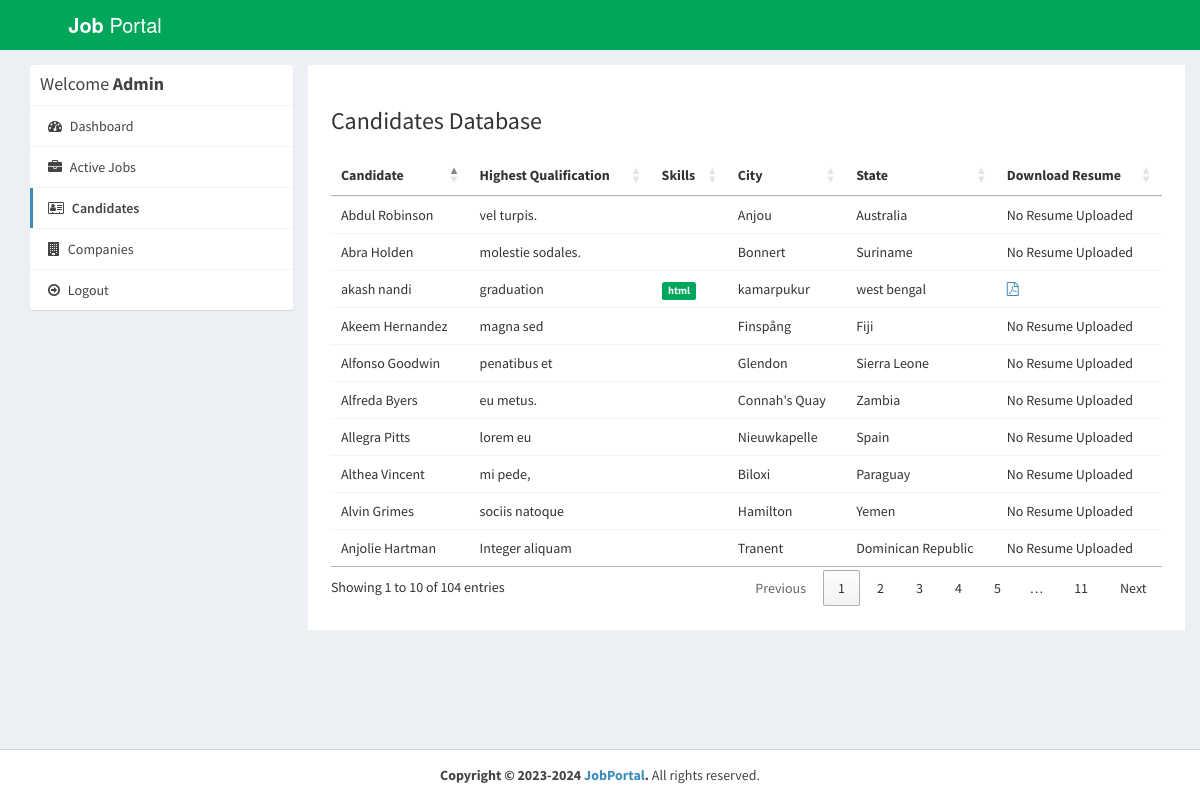
Page /admin/applications.php (signed in) on the committed database.
### tables this page shows
CREATE TABLE `users` (
  `id_user` int(11) NOT NULL,
  `firstname` varchar(255) NOT NULL,
  `lastname` varchar(255) NOT NULL,
  `email` varchar(255) NOT NULL,
  `password` varchar(255) NOT NULL,
  `address` text DEFAULT NULL,
  `city` varchar(255) DEFAULT NULL,
  `state` varchar(255) DEFAULT NULL,
  `contactno` varchar(255) DEFAULT NULL,
  `qualification` varchar(255) DEFAULT NULL,
  `stream` varchar(255) DEFAULT NULL,
  `passingyear` varchar(255) DEFAULT NULL,
  `dob` varchar(255) DEFAULT NULL,
  `age` varchar(255) DEFAULT NULL,
  `designation` varchar(255) DEFAULT NULL,
  `resume` varchar(255) DEFAULT NULL,
  `hash` varchar(255) DEFAULT NULL,
  `active` int(11) NOT NULL DEFAULT 1,
  `aboutme` text DEFAULT NULL,
  `skills` text DEFAULT NULL
);

### admin/applications.php (the view, shortened to what this page needs)
<?php
require_once("../db.php");
?>
<!DOCTYPE html>
<html>
<head>
  <link rel="stylesheet" href="https://cdnjs.cloudflare.com/ajax/libs/twitter-bootstrap/3.3.7/css/bootstrap.min.css">
  <link rel="stylesheet" href="https://cdnjs.cloudflare.com/ajax/libs/font-awesome/4.7.0/css/font-awesome.min.css">
  <link rel="stylesheet" href="https://cdnjs.cloudflare.com/ajax/libs/ionicons/2.0.1/css/ionicons.min.css">
  <link rel="stylesheet" href="https://cdn.datatables.net/1.10.15/css/jquery.dataTables.min.css">
  <link rel="stylesheet" href="../css/AdminLTE.min.css">
  <link rel="stylesheet" href="../css/_all-skins.min.css">
  <link rel="stylesheet" href="../css/custom.css">
</head>
<body class="hold-transition skin-green sidebar-mini">
<div class="wrapper">
  <header class="main-header">
    <a href="index.php" class="logo logo-bg">
      <span class="logo-lg"><b>Job</b> Portal</span>
    </a>
    <nav class="navbar navbar-static-top">
    </nav>
  </header>
  <div class="content-wrapper" style="margin-left: 0px;">
    <section id="candidates" class="content-header">
      <div class="container">
        <div class="row">
          <div class="col-md-3">
            <div class="box box-solid">
              <div class="box-header with-border">
                <h3 class="box-title">Welcome <b>Admin</b></h3>
              </div>
              <div class="box-body no-padding">
                <ul class="nav nav-pills nav-stacked">
                  <li><a href="dashboard.php"><i class="fa fa-dashboard"></i> Dashboard</a></li>
                  <li><a href="active-jobs.php"><i class="fa fa-briefcase"></i> Active Jobs</a></li>
                  <li class="active"><a href="applications.php"><i class="fa fa-address-card-o"></i> Candidates</a></li>
                  <li><a href="companies.php"><i class="fa fa-building"></i> Companies</a></li>
                  <li><a href="../logout.php"><i class="fa fa-arrow-circle-o-right"></i> Logout</a></li>
                </ul>
              </div>
            </div>
          </div>
          <div class="col-md-9 bg-white padding-2">
            <h3>Candidates Database</h3>
            <div class="row margin-top-20">
              <div class="col-md-12">
                <div class="box-body table-responsive no-padding">
                  <table id="example2" class="table table-hover">
                    <thead>
                      <th>Candidate</th>
                      <th>Highest Qualification</th>
                      <th>Skills</th>
                      <th>City</th>
                      <th>State</th>
                      <th>Download Resume</th>
                    </thead>
                    <tbody>
                      <?php
                       $sql = "SELECT * FROM users";
                            $result = $conn->query($sql);
                            if($result->num_rows > 0) {
                              while($row = $result->fetch_assoc())
                              {
                                $skills = $row['skills'];
                                $skills = explode(',', $skills);
                      ?>
                      <tr>
                        <td><?php echo $row['firstname'].' '.$row['lastname']; ?></td>
                        <td><?php echo $row['qualification']; ?></td>
                        <td>
                          <?php
                          foreach ($skills as $value) {
                            echo ' <span class="label label-success">'.$value.'</span>';
                          }
                          ?>
                        </td>
                        <td><?php echo $row['city']; ?></td>
                        <td><?php echo $row['state']; ?></td>
                        <?php if($row['resume'] != '') { ?>
                        <td><a href="../uploads/resume/<?php echo $row['resume']; ?>" download="<?php echo $row['firstname'].' Resume'; ?>"><i class="fa fa-file-pdf-o"></i></a></td>
                        <?php } else { ?>
                        <td>No Resume Uploaded</td>
                        <?php } ?>
                      </tr>
                      <?php
                        }
                      }
                      ?>
                    </tbody>
                  </table>
                </div>
              </div>
            </div>
          </div>
        </div>
      </div>
    </section>
  </div>
  <footer class="main-footer" style="margin-left: 0px;">
    <div class="text-center">
      <strong>Copyright &copy; 2023-2024 <a href="learningfromscratch.online">JobPortal</a>.</strong> All rights
    reserved.
    </div>
  </footer>
</div>
</body>
</html>

### css/custom.css (style rules this page uses)
.logo-bg { background-color: #00A65A !important; }
.margin-top-20 { margin-top: 20px; }
.padding-2 { padding: 2%; }
.bg-white { background-color: #fff; }

### rows in the picture
users: firstname "Althea", lastname "Vincent", qualification "mi pede,", city "Biloxi", state "Paraguay", shows "No Resume Uploaded"
users: firstname "Abra", lastname "Holden", qualification "molestie sodales.", city "Bonnert", state "Suriname", shows "No Resume Uploaded"
users: firstname "Alfonso", lastname "Goodwin", qualification "penatibus et", city "Glendon", state "Sierra Leone", shows "No Resume Uploaded"
users: firstname "Allegra", lastname "Pitts", qualification "lorem eu", city "Nieuwkapelle", state "Spain", shows "No Resume Uploaded"
users: firstname "Alfreda", lastname "Byers", qualification "eu metus.", city "Connah's Quay", state "Zambia", shows "No Resume Uploaded"
users: firstname "Alvin", lastname "Grimes", qualification "sociis natoque", city "Hamilton", state "Yemen", shows "No Resume Uploaded"
users: firstname "Akeem", lastname "Hernandez", qualification "magna sed", city "Finspång", state "Fiji", shows "No Resume Uploaded"
users: firstname "Anjolie", lastname "Hartman", qualification "Integer aliquam", city "Tranent", state "Dominican Republic", shows "No Resume Uploaded"
users: firstname "Abdul", lastname "Robinson", qualification "vel turpis.", city "Anjou", state "Australia", shows "No Resume Uploaded"
users: firstname "akash", lastname "nandi", qualification "graduation", skills "html", city "kamarpukur", state "west bengal"
